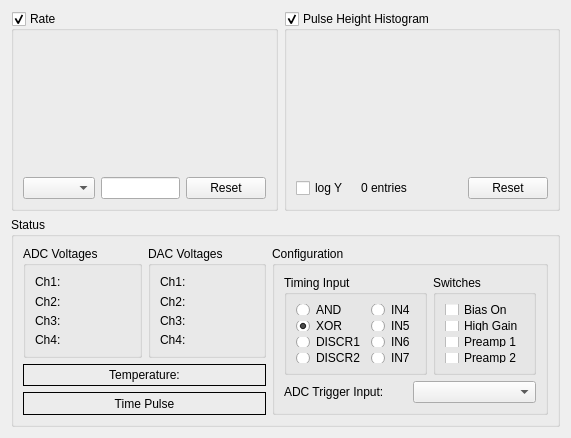
<?xml version="1.0" encoding="UTF-8"?>
<ui version="4.0">
 <class>Status</class>
 <widget class="QWidget" name="Status">
  <property name="geometry">
   <rect>
    <x>0</x>
    <y>0</y>
    <width>571</width>
    <height>438</height>
   </rect>
  </property>
  <property name="windowTitle">
   <string>Form</string>
  </property>
  <layout class="QGridLayout" name="gridLayout_7">
   <item row="0" column="0">
    <layout class="QHBoxLayout" name="horizontalLayout_2">
     <item>
      <widget class="QGroupBox" name="ratePlotGroupBox">
       <property name="sizePolicy">
        <sizepolicy hsizetype="MinimumExpanding" vsizetype="Preferred">
         <horstretch>0</horstretch>
         <verstretch>0</verstretch>
        </sizepolicy>
       </property>
       <property name="minimumSize">
        <size>
         <width>200</width>
         <height>130</height>
        </size>
       </property>
       <property name="title">
        <string>Rate</string>
       </property>
       <property name="checkable">
        <bool>true</bool>
       </property>
       <layout class="QGridLayout" name="gridLayout_8">
        <item row="1" column="2">
         <widget class="QPushButton" name="resetRatePushButton">
          <property name="text">
           <string>Reset</string>
          </property>
         </widget>
        </item>
        <item row="0" column="0" colspan="3">
         <widget class="PlotCustom" name="ratePlot" native="true"/>
        </item>
        <item row="1" column="0">
         <widget class="QComboBox" name="ratePlotPresetComboBox"/>
        </item>
        <item row="1" column="1">
         <widget class="QLineEdit" name="ratePlotBufferEdit"/>
        </item>
       </layout>
      </widget>
     </item>
     <item>
      <widget class="QGroupBox" name="pulseHeightHistogramGroupBox">
       <property name="sizePolicy">
        <sizepolicy hsizetype="MinimumExpanding" vsizetype="Preferred">
         <horstretch>0</horstretch>
         <verstretch>0</verstretch>
        </sizepolicy>
       </property>
       <property name="minimumSize">
        <size>
         <width>200</width>
         <height>130</height>
        </size>
       </property>
       <property name="title">
        <string>Pulse Height Histogram</string>
       </property>
       <property name="checkable">
        <bool>true</bool>
       </property>
       <layout class="QGridLayout" name="gridLayout_5">
        <item row="0" column="0" colspan="4">
         <widget class="CustomHistogram" name="pulseHeightHistogram" native="true"/>
        </item>
        <item row="1" column="0">
         <widget class="QCheckBox" name="histoLogYCheckBox">
          <property name="text">
           <string>log Y</string>
          </property>
         </widget>
        </item>
        <item row="1" column="1">
         <spacer name="horizontalSpacer">
          <property name="orientation">
           <enum>Qt::Horizontal</enum>
          </property>
          <property name="sizeHint" stdset="0">
           <size>
            <width>20</width>
            <height>17</height>
           </size>
          </property>
         </spacer>
        </item>
        <item row="1" column="2">
         <widget class="QLabel" name="PulseHeightHistogramEntriesLabel">
          <property name="minimumSize">
           <size>
            <width>110</width>
            <height>0</height>
           </size>
          </property>
          <property name="text">
           <string>0 entries</string>
          </property>
         </widget>
        </item>
        <item row="1" column="3">
         <widget class="QPushButton" name="resetHistoPushButton">
          <property name="text">
           <string>Reset</string>
          </property>
         </widget>
        </item>
       </layout>
      </widget>
     </item>
    </layout>
   </item>
   <item row="1" column="0">
    <widget class="QGroupBox" name="statusValuesGroupBox">
     <property name="minimumSize">
      <size>
       <width>350</width>
       <height>190</height>
      </size>
     </property>
     <property name="maximumSize">
      <size>
       <width>16777215</width>
       <height>210</height>
      </size>
     </property>
     <property name="title">
      <string>Status</string>
     </property>
     <layout class="QGridLayout" name="gridLayout_6">
      <item row="0" column="0">
       <widget class="QGroupBox" name="ADCGroupBox">
        <property name="minimumSize">
         <size>
          <width>100</width>
          <height>110</height>
         </size>
        </property>
        <property name="title">
         <string>ADC Voltages</string>
        </property>
        <layout class="QGridLayout" name="gridLayout">
         <item row="0" column="0">
          <layout class="QVBoxLayout" name="verticalLayout">
           <item>
            <widget class="QLabel" name="ADCLabel1">
             <property name="text">
              <string>Ch1: </string>
             </property>
            </widget>
           </item>
           <item>
            <widget class="QLabel" name="ADCLabel2">
             <property name="text">
              <string>Ch2: </string>
             </property>
            </widget>
           </item>
           <item>
            <widget class="QLabel" name="ADCLabel3">
             <property name="text">
              <string>Ch3: </string>
             </property>
            </widget>
           </item>
           <item>
            <widget class="QLabel" name="ADCLabel4">
             <property name="text">
              <string>Ch4: </string>
             </property>
            </widget>
           </item>
          </layout>
         </item>
        </layout>
       </widget>
      </item>
      <item row="0" column="1">
       <widget class="QGroupBox" name="DACGroupBox">
        <property name="minimumSize">
         <size>
          <width>100</width>
          <height>110</height>
         </size>
        </property>
        <property name="title">
         <string>DAC Voltages</string>
        </property>
        <layout class="QGridLayout" name="gridLayout_2">
         <item row="0" column="0">
          <layout class="QVBoxLayout" name="verticalLayout_2">
           <item>
            <widget class="QLabel" name="DACLabel1">
             <property name="text">
              <string>Ch1: </string>
             </property>
            </widget>
           </item>
           <item>
            <widget class="QLabel" name="DACLabel2">
             <property name="text">
              <string>Ch2: </string>
             </property>
            </widget>
           </item>
           <item>
            <widget class="QLabel" name="DACLabel3">
             <property name="text">
              <string>Ch3: </string>
             </property>
            </widget>
           </item>
           <item>
            <widget class="QLabel" name="DACLabel4">
             <property name="text">
              <string>Ch4: </string>
             </property>
            </widget>
           </item>
          </layout>
         </item>
        </layout>
       </widget>
      </item>
      <item row="0" column="2" rowspan="3">
       <widget class="QGroupBox" name="switchesGroupBox">
        <property name="minimumSize">
         <size>
          <width>260</width>
          <height>150</height>
         </size>
        </property>
        <property name="maximumSize">
         <size>
          <width>16777215</width>
          <height>180</height>
         </size>
        </property>
        <property name="title">
         <string>Configuration</string>
        </property>
        <layout class="QGridLayout" name="gridLayout_9">
         <item row="0" column="0">
          <widget class="QGroupBox" name="InputSelectGroupBox">
           <property name="sizePolicy">
            <sizepolicy hsizetype="Preferred" vsizetype="Preferred">
             <horstretch>0</horstretch>
             <verstretch>0</verstretch>
            </sizepolicy>
           </property>
           <property name="minimumSize">
            <size>
             <width>135</width>
             <height>100</height>
            </size>
           </property>
           <property name="maximumSize">
            <size>
             <width>16777215</width>
             <height>110</height>
            </size>
           </property>
           <property name="title">
            <string>Timing Input</string>
           </property>
           <property name="checkable">
            <bool>false</bool>
           </property>
           <layout class="QGridLayout" name="gridLayout_3">
            <item row="0" column="0">
             <widget class="QRadioButton" name="InputSelectRadioButton0">
              <property name="text">
               <string>AND</string>
              </property>
              <property name="checked">
               <bool>false</bool>
              </property>
             </widget>
            </item>
            <item row="0" column="1">
             <widget class="QRadioButton" name="InputSelectRadioButton4">
              <property name="text">
               <string>IN4</string>
              </property>
              <property name="checked">
               <bool>false</bool>
              </property>
             </widget>
            </item>
            <item row="1" column="0">
             <widget class="QRadioButton" name="InputSelectRadioButton1">
              <property name="text">
               <string>XOR</string>
              </property>
              <property name="checked">
               <bool>true</bool>
              </property>
             </widget>
            </item>
            <item row="1" column="1">
             <widget class="QRadioButton" name="InputSelectRadioButton5">
              <property name="text">
               <string>IN5</string>
              </property>
              <property name="checked">
               <bool>false</bool>
              </property>
             </widget>
            </item>
            <item row="2" column="0">
             <widget class="QRadioButton" name="InputSelectRadioButton2">
              <property name="text">
               <string>DISCR1</string>
              </property>
              <property name="checked">
               <bool>false</bool>
              </property>
             </widget>
            </item>
            <item row="2" column="1">
             <widget class="QRadioButton" name="InputSelectRadioButton6">
              <property name="text">
               <string>IN6</string>
              </property>
              <property name="checked">
               <bool>false</bool>
              </property>
             </widget>
            </item>
            <item row="3" column="0">
             <widget class="QRadioButton" name="InputSelectRadioButton3">
              <property name="text">
               <string>DISCR2</string>
              </property>
              <property name="checked">
               <bool>false</bool>
              </property>
             </widget>
            </item>
            <item row="3" column="1">
             <widget class="QRadioButton" name="InputSelectRadioButton7">
              <property name="text">
               <string>IN7</string>
              </property>
              <property name="checked">
               <bool>false</bool>
              </property>
             </widget>
            </item>
           </layout>
          </widget>
         </item>
         <item row="0" column="1">
          <widget class="QGroupBox" name="groupBox">
           <property name="minimumSize">
            <size>
             <width>0</width>
             <height>100</height>
            </size>
           </property>
           <property name="maximumSize">
            <size>
             <width>16777215</width>
             <height>110</height>
            </size>
           </property>
           <property name="title">
            <string>Switches</string>
           </property>
           <layout class="QGridLayout" name="gridLayout_4">
            <item row="0" column="0">
             <widget class="QCheckBox" name="biasEnableCheckBox">
              <property name="text">
               <string>Bias On</string>
              </property>
              <property name="checked">
               <bool>false</bool>
              </property>
             </widget>
            </item>
            <item row="1" column="0">
             <widget class="QCheckBox" name="highGainCheckBox">
              <property name="text">
               <string>High Gain</string>
              </property>
             </widget>
            </item>
            <item row="2" column="0">
             <widget class="QCheckBox" name="preamp1CheckBox">
              <property name="text">
               <string>Preamp 1</string>
              </property>
             </widget>
            </item>
            <item row="3" column="0">
             <widget class="QCheckBox" name="preamp2CheckBox">
              <property name="text">
               <string>Preamp 2</string>
              </property>
             </widget>
            </item>
           </layout>
          </widget>
         </item>
         <item row="1" column="0" colspan="2">
          <layout class="QHBoxLayout" name="horizontalLayout">
           <item>
            <widget class="QLabel" name="label">
             <property name="text">
              <string>ADC Trigger Input:</string>
             </property>
            </widget>
           </item>
           <item>
            <widget class="QComboBox" name="triggerSelectionComboBox"/>
           </item>
          </layout>
         </item>
        </layout>
       </widget>
      </item>
      <item row="1" column="0" colspan="2">
       <widget class="QLabel" name="temperatureLabel">
        <property name="frameShape">
         <enum>QFrame::Box</enum>
        </property>
        <property name="text">
         <string>Temperature:</string>
        </property>
        <property name="alignment">
         <set>Qt::AlignCenter</set>
        </property>
       </widget>
      </item>
      <item row="2" column="0" colspan="2">
       <widget class="QLabel" name="timePulseLabel">
        <property name="frameShape">
         <enum>QFrame::Box</enum>
        </property>
        <property name="text">
         <string>Time Pulse</string>
        </property>
        <property name="alignment">
         <set>Qt::AlignCenter</set>
        </property>
       </widget>
      </item>
     </layout>
    </widget>
   </item>
  </layout>
 </widget>
 <customwidgets>
  <customwidget>
   <class>PlotCustom</class>
   <extends>QWidget</extends>
   <header>plotcustom.h</header>
   <container>1</container>
  </customwidget>
  <customwidget>
   <class>CustomHistogram</class>
   <extends>QWidget</extends>
   <header>custom_histogram_widget.h</header>
   <container>1</container>
  </customwidget>
 </customwidgets>
 <resources/>
 <connections/>
</ui>
